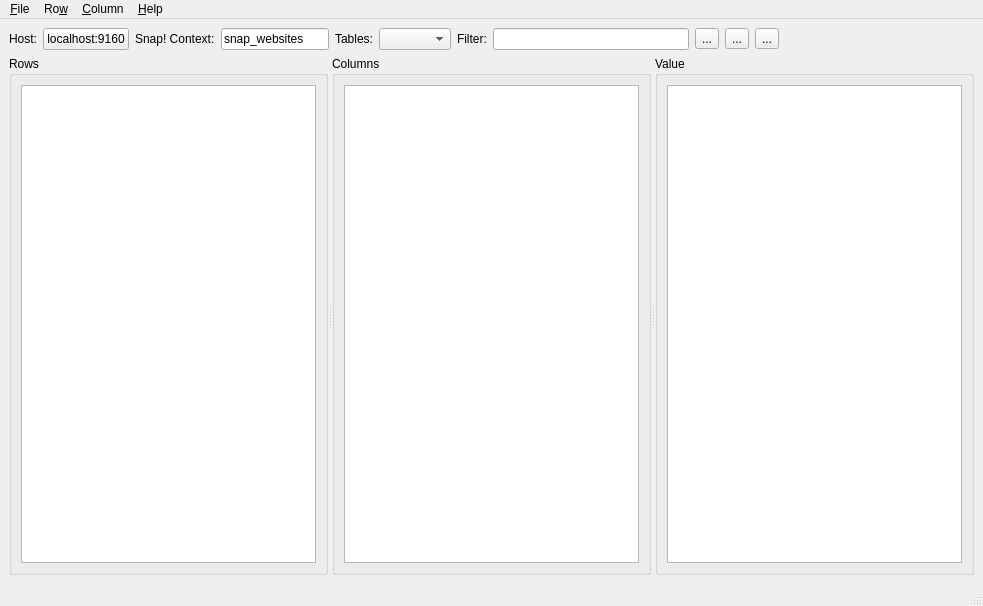
<?xml version="1.0" encoding="UTF-8"?>
<ui version="4.0">
 <class>MainWindow</class>
 <widget class="QMainWindow" name="MainWindow">
  <property name="geometry">
   <rect>
    <x>0</x>
    <y>0</y>
    <width>983</width>
    <height>606</height>
   </rect>
  </property>
  <property name="windowTitle">
   <string>Cassandra View</string>
  </property>
  <property name="windowIcon">
   <iconset resource="resources.qrc">
    <normaloff>:/icons/icon</normaloff>:/icons/icon</iconset>
  </property>
  <widget class="QWidget" name="centralwidget">
   <layout class="QVBoxLayout" name="verticalLayout_3" stretch="0,1">
    <item>
     <layout class="QHBoxLayout" name="horizontalLayout_4">
      <item>
       <layout class="QHBoxLayout" name="horizontalLayout" stretch="0,0">
        <item>
         <layout class="QHBoxLayout" name="horizontalLayout_3" stretch="0,0,0">
          <item>
           <layout class="QFormLayout" name="formLayout_2">
            <item row="0" column="0">
             <widget class="QLabel" name="label_3">
              <property name="text">
               <string>Host:</string>
              </property>
             </widget>
            </item>
            <item row="0" column="1">
             <widget class="QPushButton" name="f_connectionBtn">
              <property name="text">
               <string>localhost:9160</string>
              </property>
             </widget>
            </item>
           </layout>
          </item>
          <item>
           <widget class="QLabel" name="label">
            <property name="text">
             <string>Snap! Context:</string>
            </property>
           </widget>
          </item>
          <item>
           <widget class="QLineEdit" name="f_contextEdit">
            <property name="text">
             <string>snap_websites</string>
            </property>
            <property name="readOnly">
             <bool>true</bool>
            </property>
           </widget>
          </item>
         </layout>
        </item>
        <item>
         <layout class="QFormLayout" name="formLayout">
          <property name="fieldGrowthPolicy">
           <enum>QFormLayout::AllNonFixedFieldsGrow</enum>
          </property>
          <item row="0" column="0">
           <widget class="QLabel" name="label_2">
            <property name="text">
             <string>Tables:</string>
            </property>
           </widget>
          </item>
          <item row="0" column="1">
           <widget class="QComboBox" name="f_tables"/>
          </item>
         </layout>
        </item>
       </layout>
      </item>
      <item>
       <widget class="QLabel" name="labelFilter">
        <property name="text">
         <string>Filter:</string>
        </property>
       </widget>
      </item>
      <item>
       <widget class="QLineEdit" name="f_filterEdit">
        <property name="toolTip">
         <string>Enter a regular expression to filter the rows.</string>
        </property>
       </widget>
      </item>
      <item>
       <widget class="QToolButton" name="f_applyFilter">
        <property name="toolTip">
         <string>Filter rows with regular expression.</string>
        </property>
        <property name="text">
         <string>...</string>
        </property>
        <property name="icon">
         <iconset resource="resources.qrc">
          <normaloff>:/icons/find_icon</normaloff>:/icons/find_icon</iconset>
        </property>
       </widget>
      </item>
      <item>
       <widget class="QToolButton" name="f_clearFilter">
        <property name="toolTip">
         <string>Clear regex filter.</string>
        </property>
        <property name="text">
         <string>...</string>
        </property>
        <property name="icon">
         <iconset resource="resources.qrc">
          <normaloff>:/icons/clear_icon</normaloff>:/icons/clear_icon</iconset>
        </property>
       </widget>
      </item>
      <item>
       <widget class="QToolButton" name="f_refreshView">
        <property name="toolTip">
         <string>Force a refresh of the entire view.</string>
        </property>
        <property name="text">
         <string>...</string>
        </property>
        <property name="icon">
         <iconset resource="resources.qrc">
          <normaloff>:/icons/reload_icon</normaloff>:/icons/reload_icon</iconset>
        </property>
       </widget>
      </item>
      <item>
       <spacer name="horizontalSpacer">
        <property name="orientation">
         <enum>Qt::Horizontal</enum>
        </property>
        <property name="sizeHint" stdset="0">
         <size>
          <width>40</width>
          <height>20</height>
         </size>
        </property>
       </spacer>
      </item>
     </layout>
    </item>
    <item>
     <widget class="QSplitter" name="f_mainSplitter">
      <property name="orientation">
       <enum>Qt::Horizontal</enum>
      </property>
      <widget class="QGroupBox" name="f_rowsGroup">
       <property name="title">
        <string>Rows</string>
       </property>
       <layout class="QHBoxLayout" name="horizontalLayout_2">
        <item>
         <widget class="QListView" name="f_rowsView">
          <property name="selectionMode">
           <enum>QAbstractItemView::SingleSelection</enum>
          </property>
          <property name="selectionBehavior">
           <enum>QAbstractItemView::SelectItems</enum>
          </property>
         </widget>
        </item>
       </layout>
      </widget>
      <widget class="QGroupBox" name="f_cellsGroup">
       <property name="title">
        <string>Columns</string>
       </property>
       <layout class="QVBoxLayout" name="verticalLayout">
        <item>
         <widget class="QListView" name="f_cellsView">
          <property name="selectionMode">
           <enum>QAbstractItemView::ContiguousSelection</enum>
          </property>
          <property name="selectionBehavior">
           <enum>QAbstractItemView::SelectRows</enum>
          </property>
         </widget>
        </item>
       </layout>
      </widget>
      <widget class="QGroupBox" name="f_valueGroup">
       <property name="title">
        <string>Value</string>
       </property>
       <layout class="QVBoxLayout" name="verticalLayout_2">
        <item>
         <widget class="QTextEdit" name="f_valueEdit"/>
        </item>
       </layout>
      </widget>
     </widget>
    </item>
   </layout>
  </widget>
  <widget class="QMenuBar" name="menubar">
   <property name="geometry">
    <rect>
     <x>0</x>
     <y>0</y>
     <width>983</width>
     <height>19</height>
    </rect>
   </property>
   <widget class="QMenu" name="menu_File">
    <property name="title">
     <string>&amp;File</string>
    </property>
    <addaction name="action_Settings"/>
    <addaction name="separator"/>
    <addaction name="action_Quit"/>
   </widget>
   <widget class="QMenu" name="menu_Helpo">
    <property name="title">
     <string>&amp;Help</string>
    </property>
    <addaction name="action_About"/>
    <addaction name="action_AboutQt"/>
   </widget>
   <widget class="QMenu" name="menu_Column">
    <property name="title">
     <string>&amp;Column</string>
    </property>
    <addaction name="action_InsertColumn"/>
    <addaction name="action_DeleteColumns"/>
   </widget>
   <widget class="QMenu" name="menu_Row">
    <property name="title">
     <string>Ro&amp;w</string>
    </property>
    <addaction name="action_InsertRow"/>
    <addaction name="action_DeleteRows"/>
   </widget>
   <addaction name="menu_File"/>
   <addaction name="menu_Row"/>
   <addaction name="menu_Column"/>
   <addaction name="menu_Helpo"/>
  </widget>
  <widget class="QStatusBar" name="statusbar"/>
  <action name="action_Settings">
   <property name="text">
    <string>&amp;Settings</string>
   </property>
   <property name="shortcut">
    <string>Ctrl+P</string>
   </property>
  </action>
  <action name="action_Quit">
   <property name="text">
    <string>&amp;Quit</string>
   </property>
   <property name="shortcut">
    <string>Ctrl+Q</string>
   </property>
  </action>
  <action name="action_About">
   <property name="text">
    <string>&amp;About</string>
   </property>
  </action>
  <action name="action_AboutQt">
   <property name="text">
    <string>About &amp;Qt</string>
   </property>
  </action>
  <action name="action_InsertColumn">
   <property name="text">
    <string>&amp;Insert Column</string>
   </property>
   <property name="toolTip">
    <string>Insert new column into the current row.</string>
   </property>
   <property name="shortcut">
    <string>Ctrl+I</string>
   </property>
  </action>
  <action name="action_DeleteColumns">
   <property name="text">
    <string>&amp;Delete Columns</string>
   </property>
   <property name="toolTip">
    <string>Delete selected columns in the current row.</string>
   </property>
   <property name="shortcut">
    <string>Ctrl+X</string>
   </property>
  </action>
  <action name="action_InsertRow">
   <property name="text">
    <string>&amp;Insert Row</string>
   </property>
   <property name="toolTip">
    <string>Insert new row into current table.</string>
   </property>
  </action>
  <action name="action_DeleteRows">
   <property name="text">
    <string>&amp;Delete Rows</string>
   </property>
   <property name="toolTip">
    <string>Delete selected rows in current table.</string>
   </property>
  </action>
 </widget>
 <resources>
  <include location="resources.qrc"/>
 </resources>
 <connections>
  <connection>
   <sender>action_Quit</sender>
   <signal>triggered()</signal>
   <receiver>MainWindow</receiver>
   <slot>close()</slot>
   <hints>
    <hint type="sourcelabel">
     <x>-1</x>
     <y>-1</y>
    </hint>
    <hint type="destinationlabel">
     <x>311</x>
     <y>235</y>
    </hint>
   </hints>
  </connection>
 </connections>
</ui>
